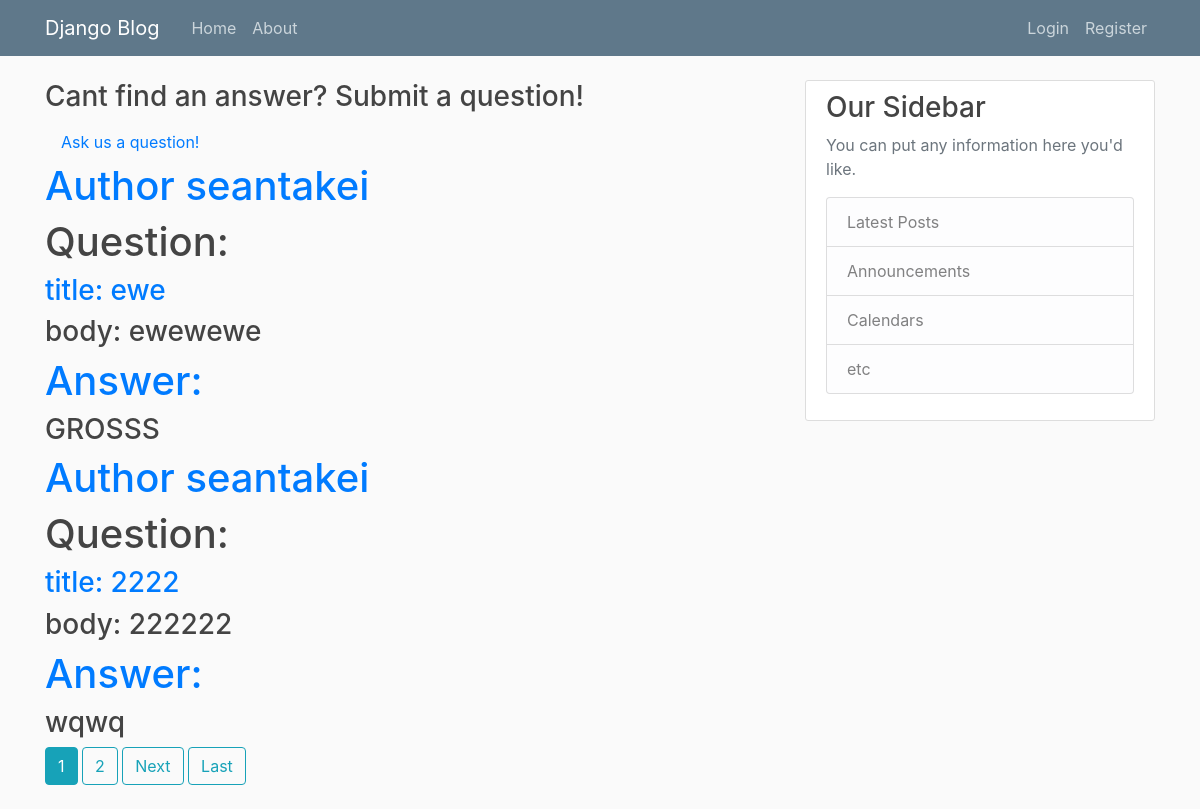
Screenshot of /qnalist/ with the database file from the repository.
### qna/models.py (models this page shows, shortened)
class Answer(models.Model):
	body= models.TextField()
	question= models.ForeignKey(Question, on_delete= models.CASCADE)
	date_posted= models.DateTimeField(default=timezone.now)
	author= models.ForeignKey(User, on_delete= models.CASCADE)
	objects= AnswerManager()

class Question(models.Model):
	title= models.CharField(max_length= 100)
	body= models.TextField()
	date_posted= models.DateTimeField(default=timezone.now)
	author= models.ForeignKey(User, on_delete= models.CASCADE)

### qna/views.py (the view)
# urls.py: path('qnalist/', qna_views.QNAListView.as_view(), name='qnalist'),
class QNAListView(ListView):
	model= Answer
	paginate_by= 2

### qna/models.py (called while the page is built)
	def get_queryset(self):
		return AnswerQuerySet(self.model, using=self._db)

### qna/templates/qna/answer_list.html (shortened to what this page needs)
{% extends "info/base.html" %}
{% block content %}
<h3> Cant find an answer? Submit a question!</h3>
<a class="nav-item nav-link" href="{% url 'question' %}">Ask us a question! </a>
{% for answer in object_list %}
		<h1><a href="{% url 'userlist' answer.author.username %}"> Author {{ answer.author }} </h1>
        <h1> Question:</h1>
        <h3><a href=" {% url 'questiondetail' answer.question.id %} "> title:  {{ answer.question.title }}  </a></h3>
        <h3> body: {{ answer.question.body }} </h3>
        <h1> <a href="{% url 'answerdetail' answer.id %}"> Answer: </a></h1><h3> {{ answer.body }} </h3>
{% endfor %}
  {% if is_paginated %}
    {% for num in page_obj.paginator.page_range %}
      {% if page_obj.number == num %}
      <a class="btn btn-info mb-4" href="?page={{ num }}">{{ num }}</a>
      {% elif num > page_obj.number|add:'-2' and num < page_obj.number|add:'2' %}
      <a class="btn btn-outline-info mb-4" href="?page={{ num }}">{{ num }}</a>
      {% endif %}
    {% endfor %}
    {% if page_obj.has_next %}
      <a class="btn btn-outline-info mb-4" href="?page={{ page_obj.next_page_number }}">Next</a>
      <a class="btn btn-outline-info mb-4" href="?page={{ page_obj.paginator.num_pages }}">Last</a>
    {% endif %}
  {% endif %}
{% endblock content %}

### info/static/info/main.css (style rules this page uses)
body { background: #fafafa; color: #333333; margin-top: 5rem; }
h1, h2, h3, h4, h5, h6 { color: #444444; }

### rows the page displays
Answer: author "seantakei", question "ewe", question.body "ewewewe", body "GROSSS"
Answer: author "seantakei", question "2222", question.body "222222", body "wqwq"

### other values shown
{{ num }} "1"
{{ num }} "2"
